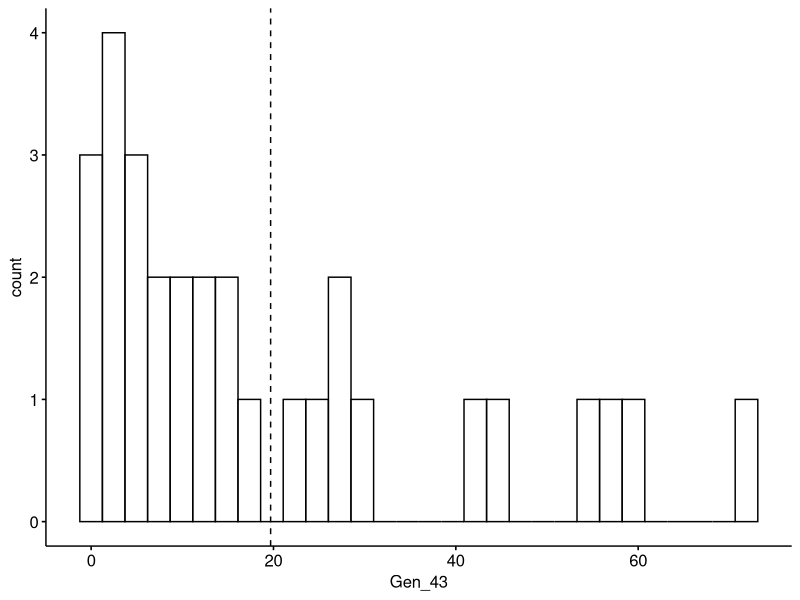
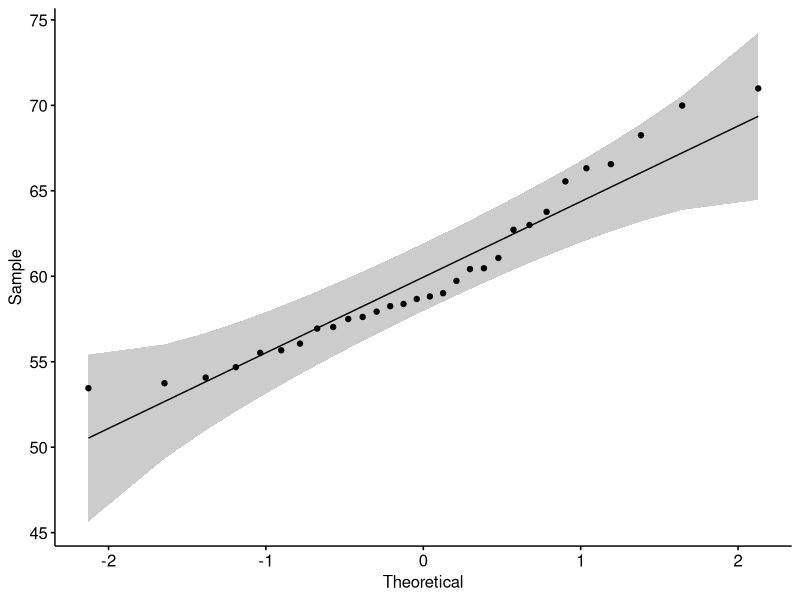
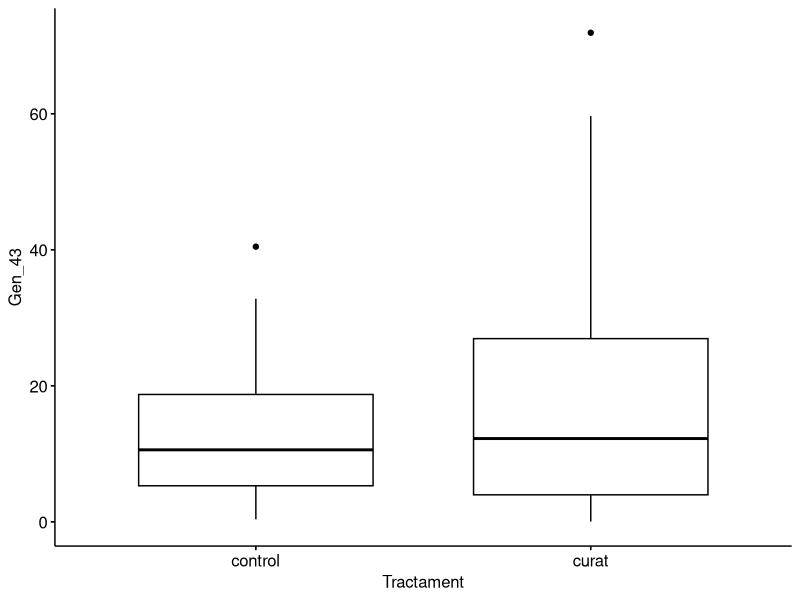

The R script that drew these images, in order:
## ---- chunk 1
library(ggpubr)
library(car)
## ---- chunk 2
# carregar dades
df <- read.csv2("dades/practR_dades.csv", dec = ",", row.names = 1)
## ---- chunk 3
# transformem a factor
df$Individu <- factor(df$Individu)
df$Temps <- factor(df$Temps, levels = c(0, 1, 4, 24), labels = c("basal", "1set", "4set", "24set"))
df$Sexe <- factor(df$Sexe)
df$Tractament <- factor(df$Tractament)
## ---- chunk 4
ind_4_c <- which(df$Temps == "4set" & df$Tractament == "curat")
df4_c <- df[ind_4_c,]
## ---- chunk 5
df4_c$Tractament <- factor(df4_c$Tractament)
df4_c$Temps <- factor(df4_c$Temps)
df4_c$Individu <- factor(df4_c$Individu)
## ---- chunk 6
table(df4_c$Tractament, df4_c$Temps)
## ---- chunk 7
gghistogram(data = df4_c, x = "Gen_43",
            add = c("mean"))
## ---- chunk 8
mean(df4_c$Gen_43)
median(df4_c$Gen_43)
## ---- chunk 9
shapiro.test(df4_c$Gen_43)
## ---- chunk 10
ggqqplot(df4_c, x = "Gen_38")
## ---- chunk 11
wilcox.test(df4_c$Gen_43, mu = 10)
## ---- chunk 12
ind_4_cc <- which(df$Temps == "4set" & (df$Tractament == "control" | df$Tractament == "curat"))
df4_cc <- df[ind_4_cc,]
## ---- chunk 13
df4_cc$Tractament <- factor(df4_cc$Tractament)
df4_cc$Individu <- factor(df4_cc$Individu)
df4_cc$Temps <- factor(df4_cc$Temps)
## ---- chunk 14
ggboxplot(data = df4_cc, x = "Tractament", y = "Gen_43")
## ---- chunk 15
wilcox.test(df4_cc$Gen_43 ~ df4_cc$Tractament)
## ---- chunk 16
ind_b1_c<- which(df$Tractament == "curat" & (df$Temps == "basal" | df$Temps == "1set"))
df_b1_c <- df[ind_b1_c,]
## ---- chunk 17
df_b1_c$Tractament <- factor(df_b1_c$Tractament)
## ---- chunk 18
# Extreiem els valors de del Gen 43 d'aquelles mostres amb $Temps == "basal" i $Temps == "1set"
gen43_basal <- df_b1_c[which(df_b1_c$Temps == "basal"), "Gen_43"] # només aquelles mostres basals
gen43_1set <- df_b1_c[which(df_b1_c$Temps == "1set"), "Gen_43"]   # només aquelles mostres a 1 setmana

diff <- gen43_1set - gen43_basal  # diferència: final - inicial
## ---- chunk 19
wilcox.test(diff, alternative = "g")
## ---- chunk 20
wilcox.test(gen43_1set, gen43_basal, paired = TRUE, alternative = "g")
